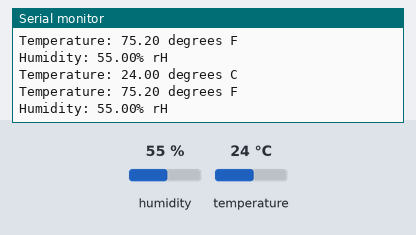
Recording of a sketch running on a simulated Arduino Uno, built with avr-gcc and run on an emulated ATmega328P. On the bench: the last lines printed to the serial monitor. The inputs (shaded band) are chosen by the test bench; at power-on: humidity 55 %, temperature 24 °C.

Above: at 1.9 s.
2.0 s: humidity set to 22 %
At 3.1 s:
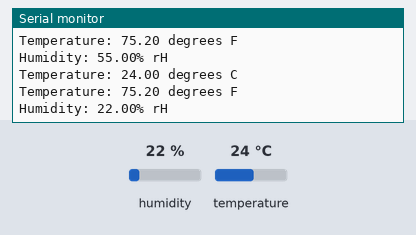
3.5 s: temperature set to 12 °C
At 4.8 s:
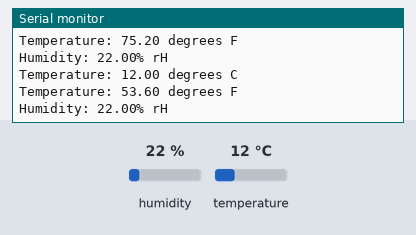
5.0 s: humidity set to 40 %
At 6.4 s:
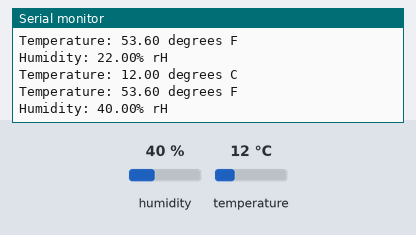
Timing chart, 0 to 8.0 s (numbered marks = the images above; inputs shaded):
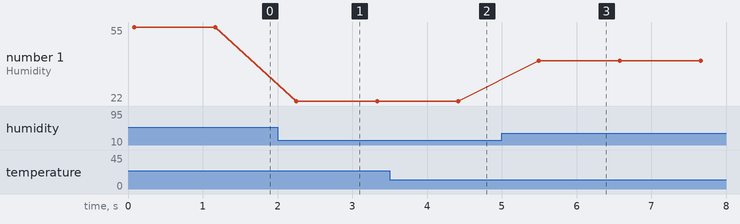

Measured:
- after the input at 2.0 s, the serial monitor: prints a new line after 0.25 s (image 1)
- after the input at 3.5 s, the serial monitor: prints a new line after 0.91 s (image 2)
- after the input at 5.0 s, the serial monitor: prints a new line after 0.50 s (image 3)
- plotted number 1: 55 → 22 after the input at 2.0 s, 22 → 40 after the input at 5.0 s

The sketch:

SHT40.ino
```cpp
/*
vin goes to 3v
ground to ground
scl and sda connected

vout pin not connected


*/

#include "Adafruit_SHT4x.h"

Adafruit_SHT4x sht4 = Adafruit_SHT4x();

void setup() {
  Serial.begin(115200);

  while (!Serial)
    delay(10);

  Serial.println("Adafruit SHT4x test");//This secton waits for the sensor to boot
  if (! sht4.begin()) {
    Serial.println("Couldn't find SHT4x");
    while (1) delay(1);
  }
  Serial.println("Found SHT4x sensor");
  Serial.print("Serial number 0x");
  Serial.println(sht4.readSerial(), HEX);


  sht4.setPrecision(SHT4X_HIGH_PRECISION);//higher precision takes longer, HIGH MED, LOW


  // You can have 6 different heater settings
  // higher heat and longer times uses more power
  // and reads will take longer too!
  sht4.setHeater(SHT4X_NO_HEATER);//Apparanetly can heat too?? set to no heater, messes with temp reading


}


void loop() {
  sensors_event_t humidity, temp;

  uint32_t timestamp = millis();//Start time count
  sht4.getEvent(&humidity, &temp);//Read both temp and humidity
  timestamp = millis() - timestamp;//Time elapsed

  //Both units, choose one
  Serial.print("Temperature: "); Serial.print(temp.temperature); Serial.println(" degrees C");
  Serial.print("Temperature: "); Serial.print((temp.temperature*1.8) + 32); Serial.println(" degrees F");


  /*rH definition: Put simply, relative humidity (RH) is a measure of the water vapor content of air.
   More explicitly, it is the amount of water vapor present in air expressed as a percentage (%RH) of
    the amount needed to achieve saturation at the same temperature.
  */
  Serial.print("Humidity: "); Serial.print(humidity.relative_humidity); Serial.println("% rH");

//Prints sensor read duration
  //Serial.print("Read duration (ms): ");
  //Serial.println(timestamp);

  delay(1000);
}
```
